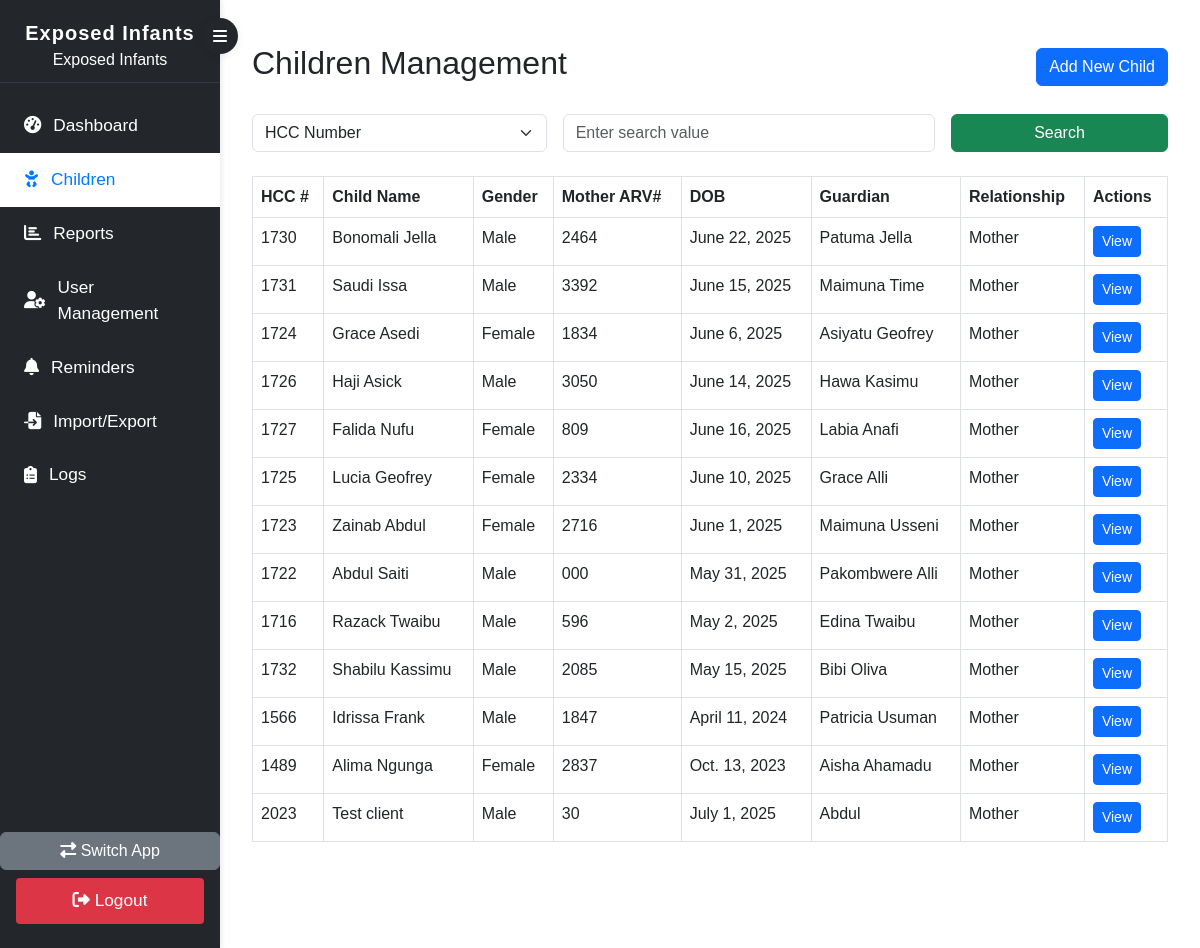
/children/exposed/children/ (signed in), run on an earlier commit of the app's database.
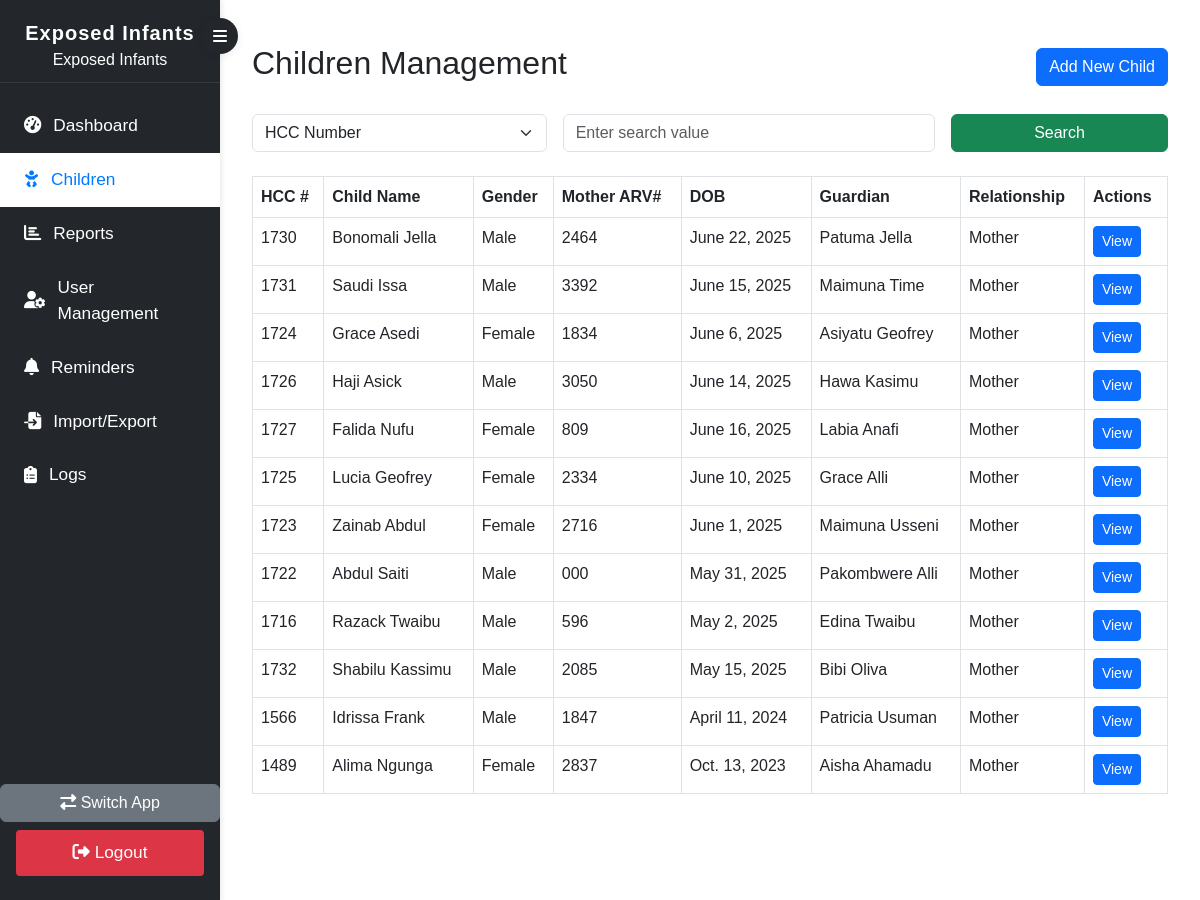
And on a later commit of the database.
### children/models.py (models this page shows, shortened)
class Child(models.Model):
    hcc_number = models.CharField(max_length=20, primary_key=True)
    child_name = models.CharField(max_length=200)
    child_dob = models.DateField()
    CHILD_GENDER_CHOICES = [
        ('Male', 'Male'),
        ('Female', 'Female')
    ]
    child_gender = models.CharField(max_length=6, choices=CHILD_GENDER_CHOICES)
    child_birth_weight = models.DecimalField(max_digits=5, decimal_places=2)
    guardian_name = models.CharField(max_length=200)
    relationship = models.CharField(max_length=100)
    guardian_phone = models.CharField(max_length=20)
    physical_address = models.TextField()
    AGREES_TO_FUP_CHOICES = [('Yes', 'Yes'), ('No', 'No')]
    agrees_to_fup = models.CharField(max_length=3, choices=AGREES_TO_FUP_CHOICES)
    MOTHER_STATUS_CHOICES = [
        ('Alive No ART', 'Alive No ART'),
        ('Alive OnART', 'Alive OnART'),
        ('Died', 'Died'),
        ('Unknown', 'Unknown'),
    ]
    mother_status = models.CharField(max_length=20, choices=MOTHER_STATUS_CHOICES)
    mother_art_number = models.CharField(max_length=20, blank=True, null=True)
    mother_art_start_date = models.DateField(blank=True, null=True)

### children/views.py (the view, shortened to what this page needs)
# urls.py: path('exposed/children/', views.children_view, name='children'),
@login_required
def children_view(request):
    children = Child.objects.all()
    return render(request, 'children.html', {'children': children})

### children/templates/children.html (shortened to what this page needs)
{% extends 'base.html' %}
{% block content %}
<div class="container mt-4">
    <div class="d-flex justify-content-between align-items-center mb-4">
        <h2>Children Management</h2>
        <a href="{% url 'children:add_child' %}" class="btn btn-primary">Add New Child</a>
    </div>
    <form method="post" class="row g-3 mb-4">
        <div class="col-md-4">
            <select name="search_by" class="form-select" required>
                <option value="hcc" {% if request.GET.search_by == "hcc" %}selected{% endif %}>HCC Number</option>
            </select>
        </div>
        <div class="col-md-5">
            <input type="text" name="query" class="form-control" placeholder="Enter search value" value="{{ request.GET.query }}" required>
        </div>
        <div class="col-md-3">
            <button type="submit" class="btn btn-success w-100">Search</button>
        </div>
    </form>
<table class="table table-bordered">
    <thead>
        <tr>
            <th>HCC #</th>
            <th>Child Name</th>
            <th>Gender</th>
            <th>Mother ARV#</th>
            <th>DOB</th>
            <th>Guardian</th>
            <th>Relationship</th>
            <th>Actions</th>
        </tr>
    </thead>
    <tbody>
        {% for child in children %}
        <tr>
            <td>{{ child.hcc_number }}</td>
            <td>{{ child.child_name }}</td>
            <td>{{ child.child_gender }}</td>
            <td>{{ child.mother_art_number }}</td>
            <td>{{ child.child_dob }}</td>
            <td>{{ child.guardian_name }}</td>
            <td>{{ child.relationship }}</td>
            <td>
                <a href="{% url 'children:child_dashboard' child.hcc_number %}" class="btn btn-sm btn-primary">View</a>
            </td>
        </tr>
        {% empty %}
        <tr><td colspan="6">No children found.</td></tr>
        {% endfor %}
    </tbody>
</table>
</div>
{% endblock %}

What changed in the data, as far as the page shows it:
removed Child: hcc_number "2023", child_name "Test client", child_gender "Male", mother_art_number "30", child_dob "July 1, 2025", guardian_name "Abdul", relationship "Mother"
